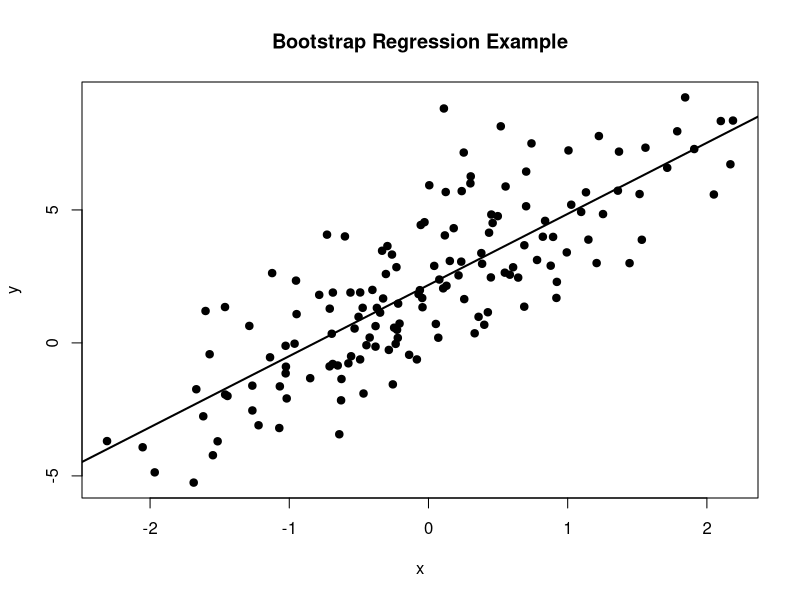
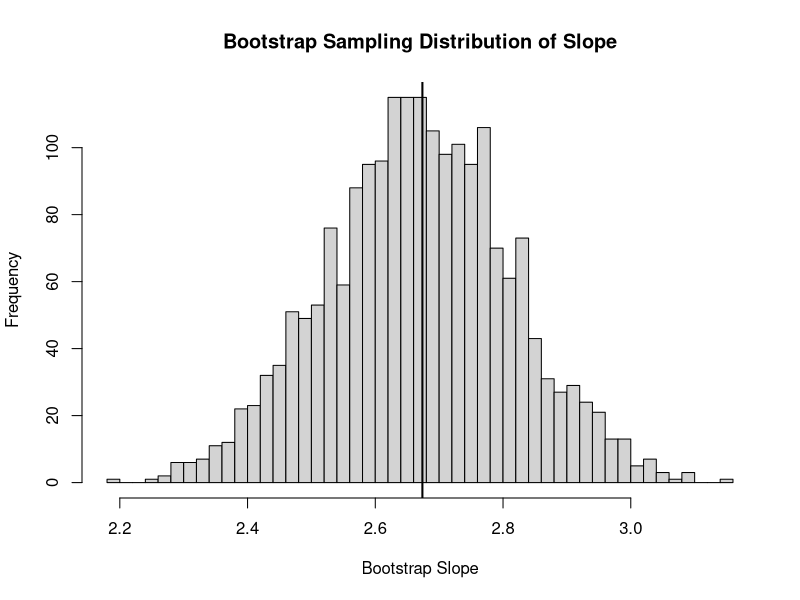
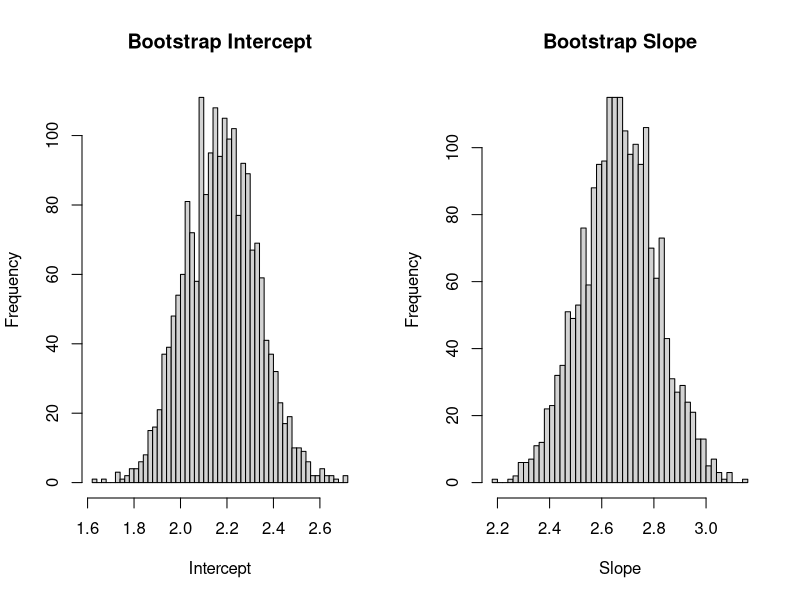
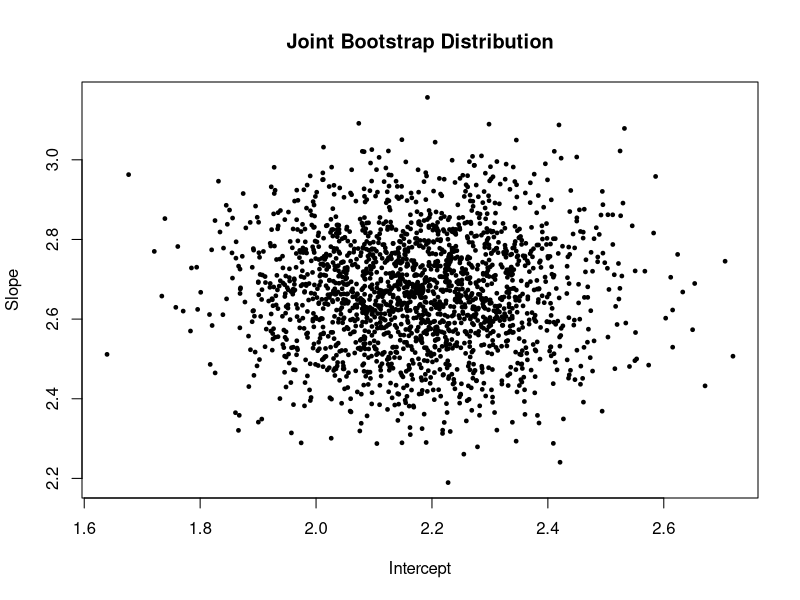
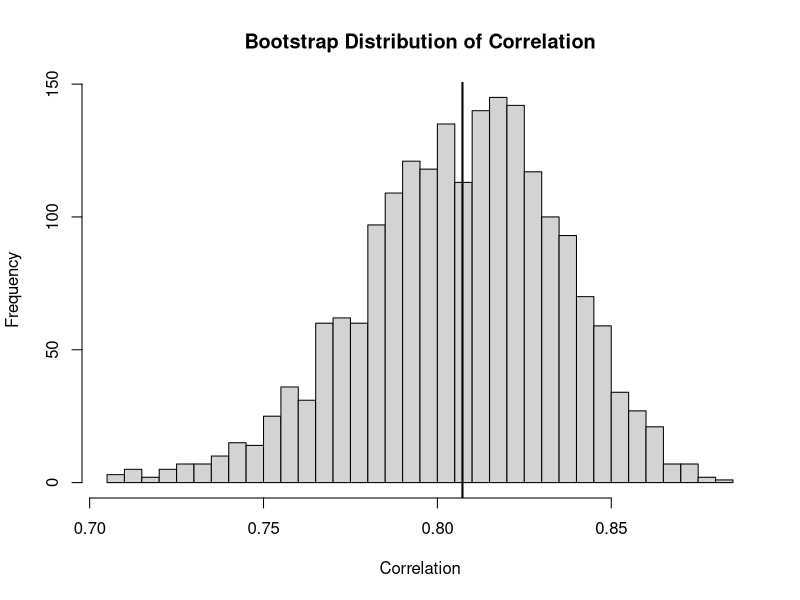
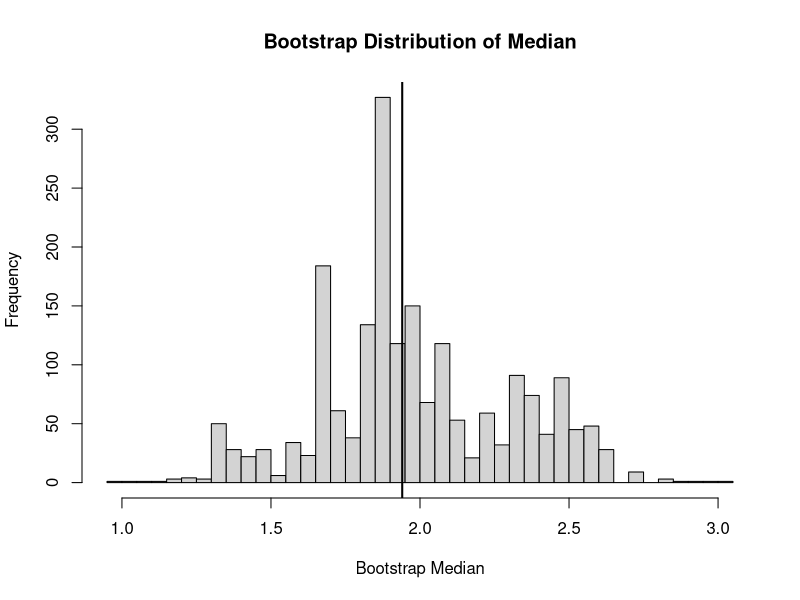
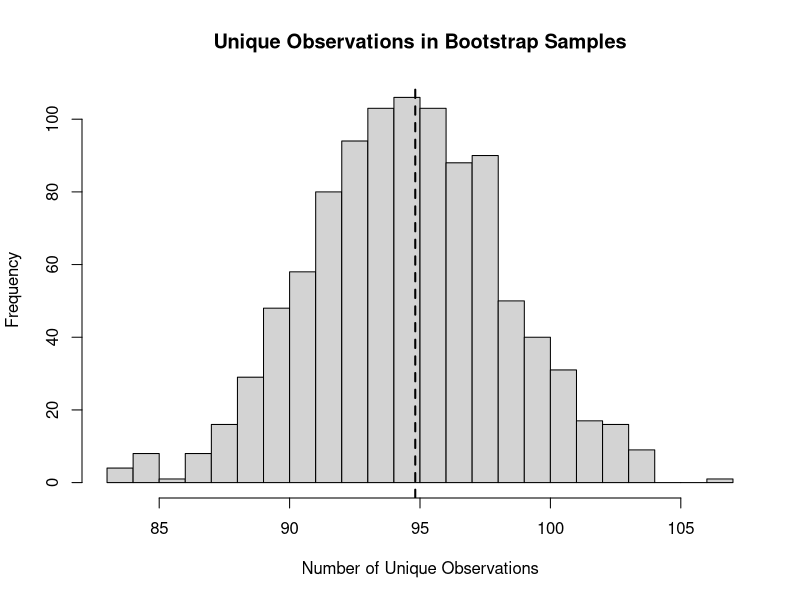
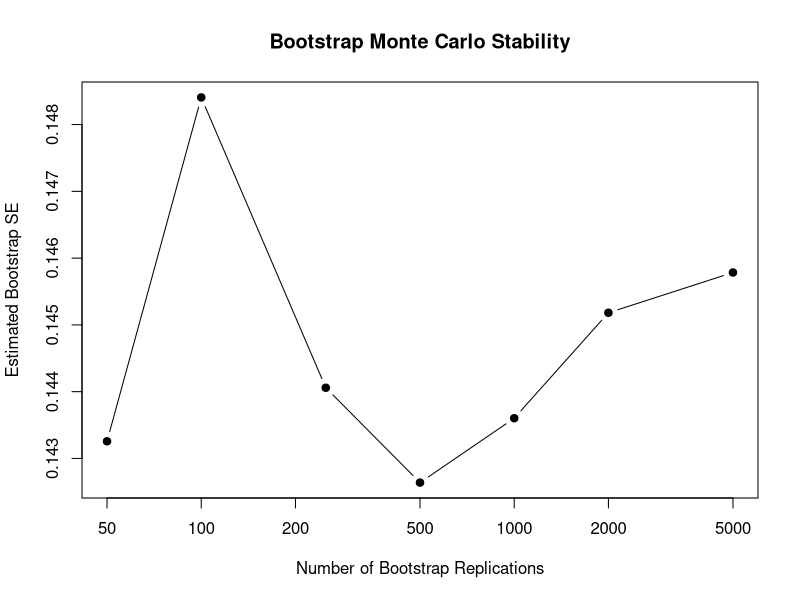

Source code (R) for these figures, in order: (Note: this script raises an error after producing the figures.)
# ==============================================================================
# Bootstrapping
# Jonathan Ma
#
# References:
#   The Elements of Statistical Learning
#   An Introduction to Statistical Learning
#
# Main ideas:
#   - Nonparametric bootstrap
#   - Sampling with replacement
#   - Bootstrap sampling distribution
#   - Bootstrap standard error
#   - Bootstrap bias
#   - Percentile confidence interval
#   - Basic bootstrap confidence interval
#   - Bootstrap for regression coefficients
#   - Bootstrap for nonlinear statistics
#   - Monte Carlo stability as B increases
#
# Core idea:
#
#   Original sample:
#
#       Z = {z1, ..., zn}
#
#   Bootstrap sample:
#
#       Z* = sample(Z, n, replace = TRUE)
#
#   Repeat B times:
#
#       theta_hat^(1), ..., theta_hat^(B)
#
#   Use the empirical distribution of bootstrap estimates to approximate
#   the sampling distribution of theta_hat.
# ==============================================================================


# ------------------------------------------------------------------------------
# 1. Generate Data
# ------------------------------------------------------------------------------

set.seed(123)

n <- 150


x <- rnorm(
  n,
  mean = 0,
  sd = 1
)


epsilon <- rnorm(
  n,
  mean = 0,
  sd = 2
)


y <- 2 +
  3 * x +
  epsilon


data <- data.frame(
  x = x,
  y = y
)


# ------------------------------------------------------------------------------
# 2. Explore Data
# ------------------------------------------------------------------------------

plot(
  x,
  y,
  pch = 19,
  xlab = "x",
  ylab = "y",
  main = "Bootstrap Regression Example"
)


abline(
  lm(
    y ~ x
  ),
  lwd = 2
)


# ------------------------------------------------------------------------------
# 3. Fit Original Linear Regression Manually
# ------------------------------------------------------------------------------

X <- cbind(
  Intercept = 1,
  x = x
)


beta_hat <- solve(
  crossprod(
    X
  ),
  crossprod(
    X,
    y
  )
)


beta_hat <- as.vector(
  beta_hat
)


names(
  beta_hat
) <- c(
  "Intercept",
  "Slope"
)


beta_hat


# ------------------------------------------------------------------------------
# 4. Original Statistic of Interest
# ------------------------------------------------------------------------------

# We will start by bootstrapping the slope.


slope_hat <- beta_hat[
  "Slope"
]


slope_hat


# ------------------------------------------------------------------------------
# 5. One Bootstrap Sample
# ------------------------------------------------------------------------------

set.seed(123)


bootstrap_index <- sample(
  seq_len(n),
  size = n,
  replace = TRUE
)


bootstrap_index[
  1:20
]


# ------------------------------------------------------------------------------
# 6. Inspect Duplicates in Bootstrap Sample
# ------------------------------------------------------------------------------

bootstrap_counts <- table(
  bootstrap_index
)


head(
  bootstrap_counts
)


length(
  unique(
    bootstrap_index
  )
)


# ------------------------------------------------------------------------------
# 7. Fit One Bootstrap Regression
# ------------------------------------------------------------------------------

x_boot <- x[
  bootstrap_index
]


y_boot <- y[
  bootstrap_index
]


X_boot <- cbind(
  Intercept = 1,
  x = x_boot
)


beta_boot <- solve(
  crossprod(
    X_boot
  ),
  crossprod(
    X_boot,
    y_boot
  )
)


beta_boot <- as.vector(
  beta_boot
)


beta_boot


# ------------------------------------------------------------------------------
# 8. Bootstrap Function for Regression Coefficients
# ------------------------------------------------------------------------------

bootstrap_regression <- function(
    x,
    y,
    B = 1000,
    seed = NULL
) {
  
  if (
    !is.null(
      seed
    )
  ) {
    
    set.seed(
      seed
    )
  }
  
  
  n <- length(
    y
  )
  
  
  estimates <- matrix(
    NA,
    nrow = B,
    ncol = 2
  )
  
  
  colnames(
    estimates
  ) <- c(
    "Intercept",
    "Slope"
  )
  
  
  for (
    b in seq_len(
      B
    )
  ) {
    
    index <- sample(
      seq_len(n),
      size = n,
      replace = TRUE
    )
    
    
    x_b <- x[
      index
    ]
    
    
    y_b <- y[
      index
    ]
    
    
    X_b <- cbind(
      1,
      x_b
    )
    
    
    beta_b <- qr.solve(
      X_b,
      y_b
    )
    
    
    estimates[
      b,
    ] <- beta_b
  }
  
  
  return(
    estimates
  )
}


# ------------------------------------------------------------------------------
# 9. Run Bootstrap
# ------------------------------------------------------------------------------

B <- 2000


bootstrap_estimates <- bootstrap_regression(
  x = x,
  y = y,
  B = B,
  seed = 123
)


head(
  bootstrap_estimates
)


# ------------------------------------------------------------------------------
# 10. Bootstrap Sampling Distribution of Slope
# ------------------------------------------------------------------------------

bootstrap_slopes <- bootstrap_estimates[
  ,
  "Slope"
]


hist(
  bootstrap_slopes,
  breaks = 40,
  xlab = "Bootstrap Slope",
  main = "Bootstrap Sampling Distribution of Slope"
)


abline(
  v = slope_hat,
  lwd = 2
)


# ------------------------------------------------------------------------------
# 11. Bootstrap Standard Error
# ------------------------------------------------------------------------------

# Estimated standard error:
#
# SE_boot(theta_hat)
#
# =
# standard deviation of bootstrap estimates


bootstrap_SE_slope <- sd(
  bootstrap_slopes
)


bootstrap_SE_slope


# ------------------------------------------------------------------------------
# 12. Bootstrap Mean
# ------------------------------------------------------------------------------

bootstrap_mean_slope <- mean(
  bootstrap_slopes
)


bootstrap_mean_slope


# ------------------------------------------------------------------------------
# 13. Bootstrap Bias Estimate
# ------------------------------------------------------------------------------

# Estimated bias:
#
# Bias_boot =
#
# mean(theta_hat*) - theta_hat


bootstrap_bias_slope <-
  bootstrap_mean_slope -
  slope_hat


bootstrap_bias_slope


# ------------------------------------------------------------------------------
# 14. Bias-Corrected Point Estimate
# ------------------------------------------------------------------------------

# Simple bootstrap bias correction:
#
# theta_bc =
#
# theta_hat - Bias_boot
#
# =
#
# 2 theta_hat - mean(theta_hat*)


bias_corrected_slope <-
  slope_hat -
  bootstrap_bias_slope


bias_corrected_slope


# ------------------------------------------------------------------------------
# 15. Percentile Bootstrap Confidence Interval
# ------------------------------------------------------------------------------

# 95% percentile interval:
#
# empirical 2.5% and 97.5% quantiles of bootstrap estimates


percentile_CI <- quantile(
  bootstrap_slopes,
  probs = c(
    0.025,
    0.975
  )
)


percentile_CI


# ------------------------------------------------------------------------------
# 16. Basic Bootstrap Confidence Interval
# ------------------------------------------------------------------------------

# If:
#
# q_low  = 2.5% bootstrap quantile
# q_high = 97.5% bootstrap quantile
#
# basic CI:
#
# [2 theta_hat - q_high,
#  2 theta_hat - q_low]


basic_CI <- c(
  2 * slope_hat -
    percentile_CI[
      2
    ],
  
  2 * slope_hat -
    percentile_CI[
      1
    ]
)


names(
  basic_CI
) <- c(
  "2.5%",
  "97.5%"
)


basic_CI


# ------------------------------------------------------------------------------
# 17. Normal Bootstrap Confidence Interval
# ------------------------------------------------------------------------------

normal_bootstrap_CI <- c(
  slope_hat -
    qnorm(
      0.975
    ) *
    bootstrap_SE_slope,
  
  slope_hat +
    qnorm(
      0.975
    ) *
    bootstrap_SE_slope
)


normal_bootstrap_CI


# ------------------------------------------------------------------------------
# 18. Compare with Classical Regression Standard Error
# ------------------------------------------------------------------------------

model_builtin <- lm(
  y ~ x
)


summary(
  model_builtin
)


classical_SE_slope <- summary(
  model_builtin
)$coefficients[
  "x",
  "Std. Error"
]


classical_SE_slope


data.frame(
  Method = c(
    "Classical OLS",
    "Bootstrap"
  ),
  Standard_Error = c(
    classical_SE_slope,
    bootstrap_SE_slope
  )
)


# ------------------------------------------------------------------------------
# 19. Compare Confidence Intervals
# ------------------------------------------------------------------------------

classical_CI <- confint(
  model_builtin
)[
  "x",
]


CI_comparison <- data.frame(
  Method = c(
    "Classical",
    "Bootstrap Normal",
    "Bootstrap Percentile",
    "Bootstrap Basic"
  ),
  
  Lower = c(
    classical_CI[
      1
    ],
    normal_bootstrap_CI[
      1
    ],
    percentile_CI[
      1
    ],
    basic_CI[
      1
    ]
  ),
  
  Upper = c(
    classical_CI[
      2
    ],
    normal_bootstrap_CI[
      2
    ],
    percentile_CI[
      2
    ],
    basic_CI[
      2
    ]
  )
)


CI_comparison


# ------------------------------------------------------------------------------
# 20. Bootstrap Both Regression Coefficients
# ------------------------------------------------------------------------------

par(
  mfrow = c(
    1,
    2
  )
)


hist(
  bootstrap_estimates[
    ,
    "Intercept"
  ],
  breaks = 40,
  main = "Bootstrap Intercept",
  xlab = "Intercept"
)


hist(
  bootstrap_estimates[
    ,
    "Slope"
  ],
  breaks = 40,
  main = "Bootstrap Slope",
  xlab = "Slope"
)


par(
  mfrow = c(
    1,
    1
  )
)


# ------------------------------------------------------------------------------
# 21. Bootstrap Covariance Matrix
# ------------------------------------------------------------------------------

bootstrap_covariance <- cov(
  bootstrap_estimates
)


bootstrap_covariance


# ------------------------------------------------------------------------------
# 22. Bootstrap Correlation Between Estimates
# ------------------------------------------------------------------------------

cor(
  bootstrap_estimates
)


# ------------------------------------------------------------------------------
# 23. Scatterplot of Bootstrap Coefficients
# ------------------------------------------------------------------------------

plot(
  bootstrap_estimates[
    ,
    "Intercept"
  ],
  bootstrap_estimates[
    ,
    "Slope"
  ],
  pch = 19,
  cex = 0.5,
  xlab = "Intercept",
  ylab = "Slope",
  main = "Joint Bootstrap Distribution"
)


points(
  beta_hat[
    "Intercept"
  ],
  beta_hat[
    "Slope"
  ],
  pch = 19,
  cex = 1.5
)


# ------------------------------------------------------------------------------
# 24. Generic Nonparametric Bootstrap
# ------------------------------------------------------------------------------

# A reusable bootstrap function:
#
# data      = data object
# statistic = function that calculates theta_hat
# B         = number of bootstrap samples


bootstrap <- function(
    data,
    statistic,
    B = 1000,
    seed = NULL
) {
  
  if (
    !is.null(
      seed
    )
  ) {
    
    set.seed(
      seed
    )
  }
  
  
  n <- nrow(
    data
  )
  
  
  original_estimate <- statistic(
    data
  )
  
  
  bootstrap_estimates <- replicate(
    B,
    {
      
      index <- sample(
        seq_len(n),
        size = n,
        replace = TRUE
      )
      
      
      bootstrap_sample <- data[
        index,
        ,
        drop = FALSE
      ]
      
      
      statistic(
        bootstrap_sample
      )
    }
  )
  
  
  return(
    list(
      original = original_estimate,
      estimates = bootstrap_estimates
    )
  )
}


# ------------------------------------------------------------------------------
# 25. Use Generic Bootstrap for Slope
# ------------------------------------------------------------------------------

slope_statistic <- function(
    data
) {
  
  model <- lm(
    y ~ x,
    data = data
  )
  
  
  coef(
    model
  )[
    "x"
  ]
}


generic_slope_bootstrap <- bootstrap(
  data = data,
  statistic = slope_statistic,
  B = 2000,
  seed = 123
)


generic_slope_bootstrap$original


sd(
  generic_slope_bootstrap$estimates
)


# ------------------------------------------------------------------------------
# 26. Bootstrap a Statistic Without a Simple Formula
# ------------------------------------------------------------------------------

# One major advantage of the bootstrap:
#
# the statistic does not need a convenient analytic standard error.
#
# Example:
#
# correlation between x and y.


correlation_statistic <- function(
    data
) {
  
  cor(
    data$x,
    data$y
  )
}


cor_bootstrap <- bootstrap(
  data = data,
  statistic = correlation_statistic,
  B = 2000,
  seed = 123
)


original_correlation <- cor_bootstrap$original


bootstrap_correlations <- cor_bootstrap$estimates


# ------------------------------------------------------------------------------
# 27. Bootstrap Distribution of Correlation
# ------------------------------------------------------------------------------

hist(
  bootstrap_correlations,
  breaks = 40,
  xlab = "Correlation",
  main = "Bootstrap Distribution of Correlation"
)


abline(
  v = original_correlation,
  lwd = 2
)


# ------------------------------------------------------------------------------
# 28. Correlation Bootstrap SE and CI
# ------------------------------------------------------------------------------

correlation_SE <- sd(
  bootstrap_correlations
)


correlation_CI <- quantile(
  bootstrap_correlations,
  c(
    0.025,
    0.975
  )
)


data.frame(
  Estimate = original_correlation,
  Bootstrap_SE = correlation_SE,
  Lower = correlation_CI[
    1
  ],
  Upper = correlation_CI[
    2
  ]
)


# ------------------------------------------------------------------------------
# 29. Bootstrap the Median
# ------------------------------------------------------------------------------

median_statistic <- function(
    data
) {
  
  median(
    data$y
  )
}


median_bootstrap <- bootstrap(
  data = data,
  statistic = median_statistic,
  B = 2000,
  seed = 123
)


median_bootstrap_SE <- sd(
  median_bootstrap$estimates
)


median_bootstrap_CI <- quantile(
  median_bootstrap$estimates,
  c(
    0.025,
    0.975
  )
)


data.frame(
  Estimate = median_bootstrap$original,
  SE = median_bootstrap_SE,
  Lower = median_bootstrap_CI[
    1
  ],
  Upper = median_bootstrap_CI[
    2
  ]
)


# ------------------------------------------------------------------------------
# 30. Visualize Bootstrap Distribution of Median
# ------------------------------------------------------------------------------

hist(
  median_bootstrap$estimates,
  breaks = 40,
  xlab = "Bootstrap Median",
  main = "Bootstrap Distribution of Median"
)


abline(
  v = median_bootstrap$original,
  lwd = 2
)


# ------------------------------------------------------------------------------
# 31. Number of Unique Observations in Bootstrap Samples
# ------------------------------------------------------------------------------

# A bootstrap sample contains n draws, but because sampling is with replacement,
# it usually contains fewer than n unique observations.


set.seed(123)


B_unique <- 1000


unique_counts <- numeric(
  B_unique
)


for (
  b in seq_len(
    B_unique
  )
) {
  
  index <- sample(
    seq_len(n),
    size = n,
    replace = TRUE
  )
  
  
  unique_counts[b] <- length(
    unique(
      index
    )
  )
}


mean(
  unique_counts
)


mean(
  unique_counts
) /
  n


# ------------------------------------------------------------------------------
# 32. Theoretical Fraction of Unique Observations
# ------------------------------------------------------------------------------

# Probability an observation is not selected in one bootstrap sample:
#
# (1 - 1/n)^n
#
# As n -> infinity:
#
# approximately exp(-1) = 0.3679
#
# Therefore approximately:
#
# 1 - exp(-1) = 0.6321
#
# of observations appear at least once.


theoretical_unique_fraction <-
  1 -
  (
    1 -
      1 /
      n
  )^n


theoretical_unique_fraction


1 -
  exp(
    -1
  )


# ------------------------------------------------------------------------------
# 33. Plot Number of Unique Observations
# ------------------------------------------------------------------------------

hist(
  unique_counts,
  breaks = 25,
  xlab = "Number of Unique Observations",
  main = "Unique Observations in Bootstrap Samples"
)


abline(
  v = n *
    (
      1 -
        exp(
          -1
        )
    ),
  lty = 2,
  lwd = 2
)


# ------------------------------------------------------------------------------
# 34. Out-of-Bag Observations
# ------------------------------------------------------------------------------

# Observations not selected in a bootstrap sample are called
# out-of-bag observations.


set.seed(123)


index <- sample(
  seq_len(n),
  n,
  replace = TRUE
)


OOB_index <- setdiff(
  seq_len(n),
  unique(
    index
  )
)


length(
  OOB_index
)


length(
  OOB_index
) /
  n


# ------------------------------------------------------------------------------
# 35. Bootstrap Stability as B Increases
# ------------------------------------------------------------------------------

# Bootstrap estimates themselves have Monte Carlo error.
#
# Increasing B stabilizes the estimate.


B_values <- c(
  50,
  100,
  250,
  500,
  1000,
  2000,
  5000
)


SE_by_B <- numeric(
  length(
    B_values
  )
)


for (
  i in seq_along(
    B_values
  )
) {
  
  estimates_i <- bootstrap_regression(
    x,
    y,
    B = B_values[i],
    seed = 123
  )
  
  
  SE_by_B[i] <- sd(
    estimates_i[
      ,
      "Slope"
    ]
  )
}


# ------------------------------------------------------------------------------
# 36. Plot Stability vs Number of Bootstrap Replications
# ------------------------------------------------------------------------------

plot(
  B_values,
  SE_by_B,
  type = "b",
  pch = 19,
  log = "x",
  xlab = "Number of Bootstrap Replications",
  ylab = "Estimated Bootstrap SE",
  main = "Bootstrap Monte Carlo Stability"
)


# ------------------------------------------------------------------------------
# 37. Cumulative Bootstrap SE
# ------------------------------------------------------------------------------

cumulative_SE <- numeric(
  B
)


for (
  b in seq_len(
    B
  )
) {
  
  if (
    b < 2
  ) {
    
    cumulative_SE[b] <- NA
    
  } else {
    
    cumulative_SE[b] <- sd(
      bootstrap_slopes[
        seq_len(
          b
        )
      ]
    )
  }
}


plot(
  seq_len(B),
  cumulative_SE,
  type = "l",
  xlab = "Bootstrap Replications",
  ylab = "Cumulative SE Estimate",
  main = "Convergence of Bootstrap Standard Error"
)


abline(
  h = bootstrap_SE_slope,
  lty = 2
)


# ------------------------------------------------------------------------------
# 38. Compare Bootstrap with Repeated Sampling
# ------------------------------------------------------------------------------

# In simulation, we know the actual population generating process.
#
# Therefore we can compare:
#
#   bootstrap approximation
#
# with:
#
#   the true sampling distribution generated from many independent datasets.


set.seed(999)


number_simulations <- 2000


simulation_slopes <- numeric(
  number_simulations
)


for (
  simulation in seq_len(
    number_simulations
  )
) {
  
  x_sim <- rnorm(
    n
  )
  
  
  y_sim <- 2 +
    3 *
    x_sim +
    rnorm(
      n,
      sd = sigma
    )
  
  
  X_sim <- cbind(
    1,
    x_sim
  )
  
  
  simulation_slopes[
    simulation
  ] <- qr.solve(
    X_sim,
    y_sim
  )[
    2
  ]
}


# ------------------------------------------------------------------------------
# 39. Compare True and Bootstrap Sampling Distributions
# ------------------------------------------------------------------------------

par(
  mfrow = c(
    1,
    2
  )
)


hist(
  simulation_slopes,
  breaks = 40,
  xlab = "Slope",
  main = "True Sampling Distribution"
)


abline(
  v = 3,
  lwd = 2
)


hist(
  bootstrap_slopes,
  breaks = 40,
  xlab = "Slope",
  main = "Bootstrap Approximation"
)


abline(
  v = slope_hat,
  lwd = 2
)


par(
  mfrow = c(
    1,
    1
  )
)


# ------------------------------------------------------------------------------
# 40. Compare Standard Deviations
# ------------------------------------------------------------------------------

true_sampling_SE <- sd(
  simulation_slopes
)


data.frame(
  Quantity = c(
    "True Sampling SE",
    "Bootstrap SE",
    "Classical OLS SE"
  ),
  
  Value = c(
    true_sampling_SE,
    bootstrap_SE_slope,
    classical_SE_slope
  )
)


# ------------------------------------------------------------------------------
# 41. Residual Bootstrap
# ------------------------------------------------------------------------------

# For regression, another option is the residual bootstrap.
#
# Instead of resampling (x_i, y_i) pairs:
#
#   1. fit regression
#   2. keep X fixed
#   3. resample residuals
#   4. construct new y*
#
#       y* = y_hat + residual*
#
# This assumes the regression model is correctly specified and errors are
# exchangeable / approximately homoskedastic.


original_model <- lm(
  y ~ x
)


original_fitted <- fitted(
  original_model
)


original_residuals <- residuals(
  original_model
)


centered_residuals <- original_residuals -
  mean(
    original_residuals
  )


# ------------------------------------------------------------------------------
# 42. Residual Bootstrap Function
# ------------------------------------------------------------------------------

residual_bootstrap <- function(
    x,
    y,
    B = 1000,
    seed = NULL
) {
  
  if (
    !is.null(
      seed
    )
  ) {
    
    set.seed(
      seed
    )
  }
  
  
  original_model <- lm(
    y ~ x
  )
  
  
  fitted_values <- fitted(
    original_model
  )
  
  
  residual_values <- residuals(
    original_model
  )
  
  
  residual_values <- residual_values -
    mean(
      residual_values
    )
  
  
  estimates <- matrix(
    NA,
    nrow = B,
    ncol = 2
  )
  
  
  colnames(
    estimates
  ) <- c(
    "Intercept",
    "Slope"
  )
  
  
  for (
    b in seq_len(
      B
    )
  ) {
    
    sampled_residuals <- sample(
      residual_values,
      size = length(
        residual_values
      ),
      replace = TRUE
    )
    
    
    y_boot <- fitted_values +
      sampled_residuals
    
    
    model_boot <- lm(
      y_boot ~ x
    )
    
    
    estimates[
      b,
    ] <- coef(
      model_boot
    )
  }
  
  
  return(
    estimates
  )
}


# ------------------------------------------------------------------------------
# 43. Run Residual Bootstrap
# ------------------------------------------------------------------------------

residual_estimates <- residual_bootstrap(
  x,
  y,
  B = 2000,
  seed = 123
)


residual_bootstrap_SE <- sd(
  residual_estimates[
    ,
    "Slope"
  ]
)


data.frame(
  Method = c(
    "Pairs Bootstrap",
    "Residual Bootstrap",
    "Classical OLS"
  ),
  
  Slope_SE = c(
    bootstrap_SE_slope,
    residual_bootstrap_SE,
    classical_SE_slope
  )
)


# ------------------------------------------------------------------------------
# 44. Pairs Bootstrap vs Residual Bootstrap
# ------------------------------------------------------------------------------

par(
  mfrow = c(
    1,
    2
  )
)


hist(
  bootstrap_slopes,
  breaks = 40,
  main = "Pairs Bootstrap",
  xlab = "Slope"
)


hist(
  residual_estimates[
    ,
    "Slope"
  ],
  breaks = 40,
  main = "Residual Bootstrap",
  xlab = "Slope"
)


par(
  mfrow = c(
    1,
    1
  )
)


# ------------------------------------------------------------------------------
# 45. Bootstrap Prediction at a New x
# ------------------------------------------------------------------------------

# Bootstrap can also quantify uncertainty in a fitted quantity.
#
# Example:
#
# estimated conditional mean at x0.


x0 <- 1


bootstrap_predictions <- bootstrap_estimates[
  ,
  "Intercept"
] +
  bootstrap_estimates[
    ,
    "Slope"
  ] *
  x0


prediction_estimate <- beta_hat[
  "Intercept"
] +
  beta_hat[
    "Slope"
  ] *
  x0


prediction_CI <- quantile(
  bootstrap_predictions,
  c(
    0.025,
    0.975
  )
)


data.frame(
  x0 = x0,
  Estimate = prediction_estimate,
  Lower = prediction_CI[
    1
  ],
  Upper = prediction_CI[
    2
  ]
)


# ------------------------------------------------------------------------------
# 46. Visualize Bootstrap Prediction Distribution
# ------------------------------------------------------------------------------

hist(
  bootstrap_predictions,
  breaks = 40,
  xlab = "Predicted Mean at x0",
  main = paste(
    "Bootstrap Prediction at x =",
    x0
  )
)


abline(
  v = prediction_estimate,
  lwd = 2
)


# ------------------------------------------------------------------------------
# 47. Important Distinction: Mean Prediction vs Future Observation
# ------------------------------------------------------------------------------

# The distribution above reflects uncertainty in:
#
# E[Y | X = x0]
#
# It does NOT automatically include new observation noise.
#
# A prediction interval for a new Y requires adding uncertainty from the
# future error term as well.


# ------------------------------------------------------------------------------
# 48. Nonparametric Bootstrap Algorithm Summary
# ------------------------------------------------------------------------------

cat(
  "Nonparametric Bootstrap Algorithm\n"
)


cat(
  "---------------------------------\n"
)


cat(
  "1. Start with n observed data points.\n"
)


cat(
  "2. Draw n observations with replacement.\n"
)


cat(
  "3. Compute the statistic on the resampled data.\n"
)


cat(
  "4. Repeat B times.\n"
)


cat(
  "5. Use the empirical distribution of the B statistics.\n"
)


# ------------------------------------------------------------------------------
# 49. Final Summary
# ------------------------------------------------------------------------------

cat(
  "\nOriginal slope estimate:",
  round(
    slope_hat,
    4
  ),
  "\n"
)


cat(
  "Bootstrap mean slope:",
  round(
    bootstrap_mean_slope,
    4
  ),
  "\n"
)


cat(
  "Bootstrap slope bias:",
  round(
    bootstrap_bias_slope,
    4
  ),
  "\n"
)


cat(
  "Bootstrap slope SE:",
  round(
    bootstrap_SE_slope,
    4
  ),
  "\n"
)


cat(
  "Classical slope SE:",
  round(
    classical_SE_slope,
    4
  ),
  "\n"
)


cat(
  "Bootstrap percentile 95% CI:",
  round(
    percentile_CI[
      1
    ],
    4
  ),
  "to",
  round(
    percentile_CI[
      2
    ],
    4
  ),
  "\n"
)


cat(
  "Average fraction of unique observations per bootstrap sample:",
  round(
    mean(
      unique_counts
    ) /
      n,
    4
  ),
  "\n"
)
